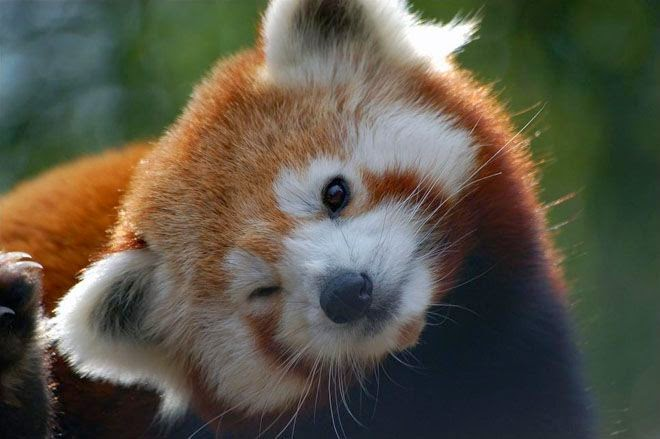
#> input picture ImageFiltering/example/TestImage/input.jpg, 660 x 439 px
$ python ImageFilter.py
#> lines starting #> are read from the running program, lines starting #| are printed output that depends on the picture
### ImageFiltering/filter.py
import numpy as np
import numba as nb

__all__ = ['filter']

class filter():
    def __init__(self, kernel, padding = False, pad_option = 'constant'):
        assert kernel.shape[0]%2 == 1 and kernel.shape[1]%2 == 1, 'only support even size mask/kernel.'
        self.kernel = np.flip(np.flip(kernel ,0), 1)
        self.padding = padding
        self.pad_option = pad_option

    def convolve(self, img):
        if self.padding:
            img = self._padding(img, (self.kernel.shape[0]//2, self.kernel.shape[1]//2), self.pad_option)
        if len(img.shape) == 3:
            img = self._rgb_convolution(img)
        else:
            img = self._convolution(img)
        return img

    @nb.jit
    def _rgb_convolution(self, img):
        kernel_height = self.kernel.shape[0] // 2
        kernel_width = self.kernel.shape[1] // 2
        out_put_img = np.zeros((img.shape[0] - 2 * kernel_height, img.shape[1] - 2 * kernel_width, 3))

        for row in range(out_put_img.shape[0]):
            for col in range(out_put_img.shape[1]):
                for color in range(3):
                    out_put_img[row, col, color] = (img[row: row + 2 * kernel_height + 1,
                                                    col: col + 2 * kernel_width + 1, color] * self.kernel).sum()
        return out_put_img.astype(int)

    # [10 lines left out: function _convolution, not called in this run]

    def _padding(self, img, mask_size, option):
        methods = ['edge',
                   'mean',
                   'wrap',
                   'constant',
                   'median',
                   'minimum',
                   'reflect',
                   'symmetric']
        assert option in methods, 'Padding option not support'
        if len(mask_size) == 3:
            padded = np.pad(img, mask_size, option)
        else:
            padded =  np.pad(img, ((mask_size[0],mask_size[0]),(mask_size[1],mask_size[1]),(0,0)), option)
        return padded

### ImageFiltering/example/ImageFilter.py
from ImageFiltering import filter
import numpy as np
import cv2

'''
This is an example of using filter

0  -1  0
-1  5  -1
0  -1  0

to sharpen image.
'''
TestImg = cv2.imread('./TestImage/input.jpg', -1)
#> TestImg is the input picture: shape (439, 660, 3); mean B, G, R 71.2, 85.6, 89.3
a = np.array([[0, -1, 0], [-1, 5, -1], [0, -1, 0]])
Imgfilter = filter.filter(a, padding=True, pad_option='edge')
TestImg2 = Imgfilter.convolve(TestImg)
#> in convolve, `img = self._rgb_convolution(img)`:
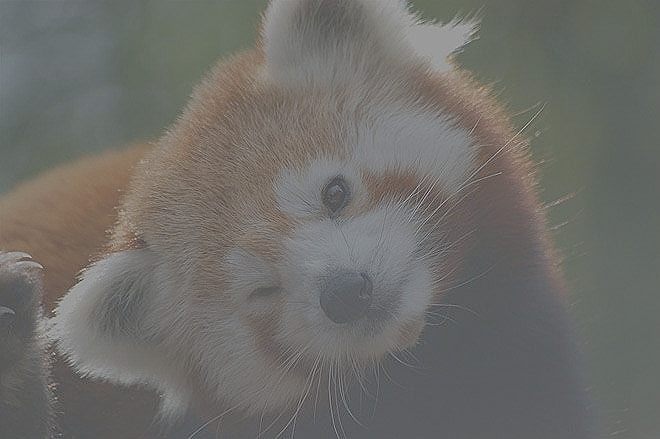
#> img: shape (439, 660, 3) int64; mean B, G, R 71.2, 85.6, 89.3; drawn with min black and max white
cv2.imwrite('./TestImage/output.jpg', TestImg2)
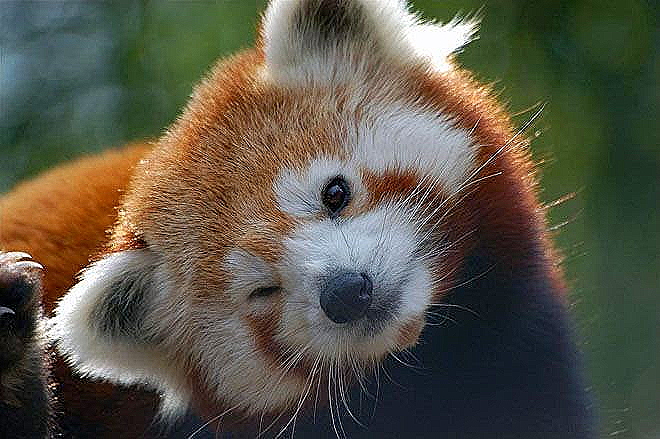
#> saved as output.jpg: shape (439, 660, 3); mean B, G, R 71.8, 85.9, 89.4
